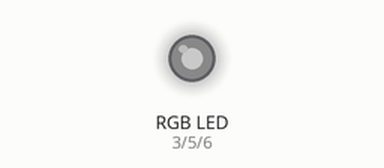
A sketch run on a simulated Arduino Uno, built with avr-gcc and run on an emulated ATmega328P. Shown: an RGB LED mixed from three pins (HIGH = lit). Dim RGB values are drawn brighter than linear.

Above: at 0.05 s.
At 6.15 s:
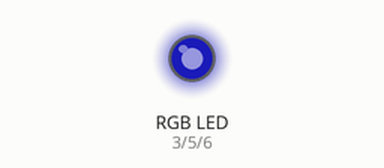
At 12.25 s:
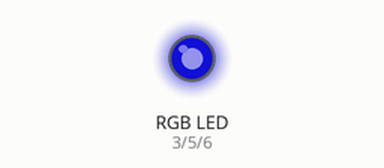
At 24.5 s:
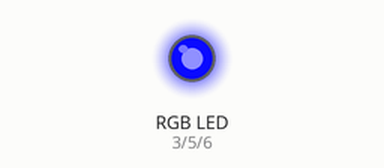
At 32.16 s:
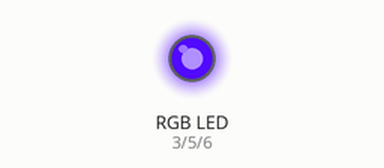
At 39.86 s:
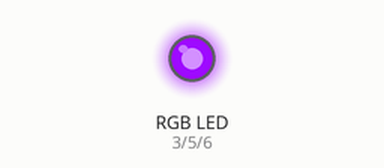
Timing chart, 0 to 40.0 s (numbered marks = the images above):
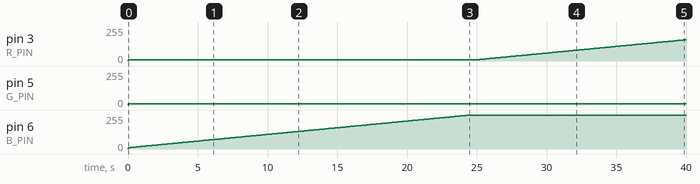

Measured:
- by itself, pin 3 (R_PIN): moves from 0/255 to 159/255 over 39.9 s
- by itself, pin 5 (G_PIN): 0/255 → 10/255 at 0.00 s
- by itself, pin 6 (B_PIN): moves from 0/255 to 255/255 over 25.0 s

The sketch:

RGB_LED_Mood_Lamp_Blocking.ino
```cpp
/*
 RGB LED - Automatic Smooth Color Cycling

 Marco Colli
 April 2012, FEb 2018

 Uses the properties of the RGB Colour Cube
 The RGB colour space can be viewed as a cube of colour. If we assume a cube of dimension 1, then the
 coordinates of the vertices for the cube will range from (0,0,0) to (1,1,1) (all black to all white).
 The transitions between each vertex will be a smooth colour flow and we can exploit this by using the
 path coordinates as the LED transition effect.
 */
#define  IDENTIFY_PIN  0
#define  ATTINY2313  0
#define  RANDOM_DISPLAY  1
#define  DEBUG_MODE  0

#if DEBUG_MODE
#define PRINT(s,v){ Serial.print(F(s)); Serial.print(v); }
#define PRINTS(s) { Serial.print(F(s)); }
#else
#define PRINT(s,v)
#define PRINTS(s)
#endif

#if ATTINY2313
// Output pins for PWM using ATTiny 2313 CPU
#define  R_PIN  13  // Red LED
#define  G_PIN  11  // Green LED
#define  B_PIN  12  // Blue LED
#else
// Output pins for PWM using Arduino Uno
#define  R_PIN  3  // Red LED
#define  G_PIN  5  // Green LED
#define  B_PIN  6  // Blue LED
#endif

// Constants for readability are better than magic numbers
// Used to adjust the limits for the LED, especially if it has a lower ON threshold
#define  MIN_RGB_VALUE  10   // no smaller than 0.
#define  MAX_RGB_VALUE  255  // no bigger than 255.

// Slowing things down we need ...
#define  TRANSITION_DELAY  100   // in milliseconds, between individual light changes
#define  WAIT_DELAY        500  // in milliseconds, at the end of each traverse
//
// Total traversal time is ((MAX_RGB_VALUE - MIN_RGB_VALUE) * TRANSITION_DELAY) + WAIT_DELAY
// eg, ((255-0)*70)+500 = 18350ms = 18.35s

// Structure to contain a 3D coordinate
typedef struct
{
  uint16_t  x, y, z;
}
coord;

static coord  v; // the current rgb coordinates (colour) being displayed

/*
 Vertices of a cube

 2+----------+7
 /|        / |
 3+---------+4 |
 | |       |  |    y
 |1+-------|--+6   ^  7 z
 |/        | /     | /
 0+---------+5      +--->x

 */
const coord vertex[] =
{
  //x  y  z      name
  { 0, 0, 0  }, // 0
  { 0, 0, 1  }, // 1
  { 0, 1, 1  }, // 2
  { 0, 1, 0  }, // 3
  { 1, 1, 0  }, // 4
  { 1, 0, 0  }, // 5
  { 1, 0, 1  }, // 6
  { 1, 1, 1  }  // 7
};

#define  MAX_VERTICES  (sizeof(vertex)/sizeof(coord))

#if  RANDOM_DISPLAY

uint16_t MD_Random(int nMax)
{
  uint32_t  n = millis();
  uint16_t  r = 0;

  while(n > 0)
  {
    r = r + (n % 10);
    n = n/10;
  }
  return(r%nMax);
}

#else

/*
 A list of vertex numbers encoded 2 per byte.
 Hex digits are used as vertices 0-7 fit nicely (3 bits 000-111) and have the same visual
 representation as decimal, so bytes 0x12, 0x34 ... should be interpreted as vertex 1 to
 v2 to v3 to v4 (ie, one continuous path B to C to D to E).
 */
const uint8_t path[] =
{
  0x01, 0x23, 0x45, 0x67, 0x21, 0x65, 0x00,  // trace the edges
  0x26, 0x41, 0x35, 0x71, 0x25, 0x36, 0x14, 0x70,  // do the diagonals
};

#define  MAX_PATH_SIZE  (sizeof(path)/sizeof(path[0]))  // size of the array

#endif

void setup()
{
#if  DEBUG_MODE
  Serial.begin(57600);
#endif
  PRINTS("\n[Mood Lamp]\n");
#if RANDOM_DISPLAY
  PRINTS("Random");
#else
  PRINTS("Path");
#endif
  PRINTS(" traversal enabled");

  pinMode(R_PIN, OUTPUT);   // sets the pins as output
  pinMode(G_PIN, OUTPUT);
  pinMode(B_PIN, OUTPUT);

#if  IDENTIFY_PIN
  // Useful when setting up to ensure that the R, G abd B are connected
  // to the right processor pins
  digitalWrite(R_PIN, 1);
  delay(1000);
  digitalWrite(R_PIN, 0);
  digitalWrite(G_PIN, 1);
  delay(1000);
  digitalWrite(G_PIN, 0);
  digitalWrite(B_PIN, 1);
  delay(1000);
  digitalWrite(B_PIN, 0);
#endif

  // initialise the coordinates as the first vertexof the cube
  v.x = (vertex[0].x ? MAX_RGB_VALUE : MIN_RGB_VALUE);
  v.y = (vertex[0].y ? MAX_RGB_VALUE : MIN_RGB_VALUE);
  v.z = (vertex[0].z ? MAX_RGB_VALUE : MIN_RGB_VALUE);
}

void traverse(int16_t dx, int16_t dy, int16_t dz)
// Move along the colour line from where we are to the next vertex of the cube.
// The transition is achieved by applying the 'delta' value to the coordinate.
// By definition all the coordinates will complete the transition at the same
// time as we only have one loop index.
{
  if ((dx == 0) && (dy == 0) && (dz == 0))   // no point looping if we are staying in the same spot!
    return;

  for (int16_t i = 0; i < MAX_RGB_VALUE-MIN_RGB_VALUE; i++, v.x += dx, v.y += dy, v.z += dz)
  {
    // set the colour in the LED
    analogWrite(R_PIN, v.x);
    analogWrite(G_PIN, v.y);
    analogWrite(B_PIN, v.z);

    delay(TRANSITION_DELAY);  // wait fot the transition delay
  }

  delay(WAIT_DELAY);          // give it an extra rest at the end of the traverse
}

void loop()
{
  static uint8_t  v1, v2=0;    // the new vertex index and the previous one

  v1 = v2;

  // how we select the point to go to depends on the display mode
#if  RANDOM_DISPLAY
  // pick the next   vertex as a random one and
  v2 = MD_Random(MAX_VERTICES);
#else
  // loop through the path, traversing from one point to the next
  static int16_t  i = 0;  // the index for the defined path

  if (i++ >= 2*MAX_PATH_SIZE)
  {
    i = 0;

    // (re)initialise the place we start from as the first vertex in the array
    v.x = (vertex[v2].x ? MAX_RGB_VALUE : MIN_RGB_VALUE);
    v.y = (vertex[v2].y ? MAX_RGB_VALUE : MIN_RGB_VALUE);
    v.z = (vertex[v2].z ? MAX_RGB_VALUE : MIN_RGB_VALUE);
  }
  // !! loop index is double what the path index is as it is a nybble index !!
  if (i&1)  // odd number is the second element and ...
    v2 = path[i>>1] & 0xf;  // ... the bottom nybble (index /2) or ...
  else      // ... even number is the first element and ...
    v2 = path[i>>1] >> 4;  // ... the top nybble

#endif

  PRINT("\nv[", v1);
  PRINT("] to v[", v2);
  PRINTS("]");
#if DEBUG_MODE
  delay(500);
#else
  // trace the colour path and then loop repeat
  traverse(vertex[v2].x-vertex[v1].x, vertex[v2].y-vertex[v1].y, vertex[v2].z-vertex[v1].z);
#endif
}
```
